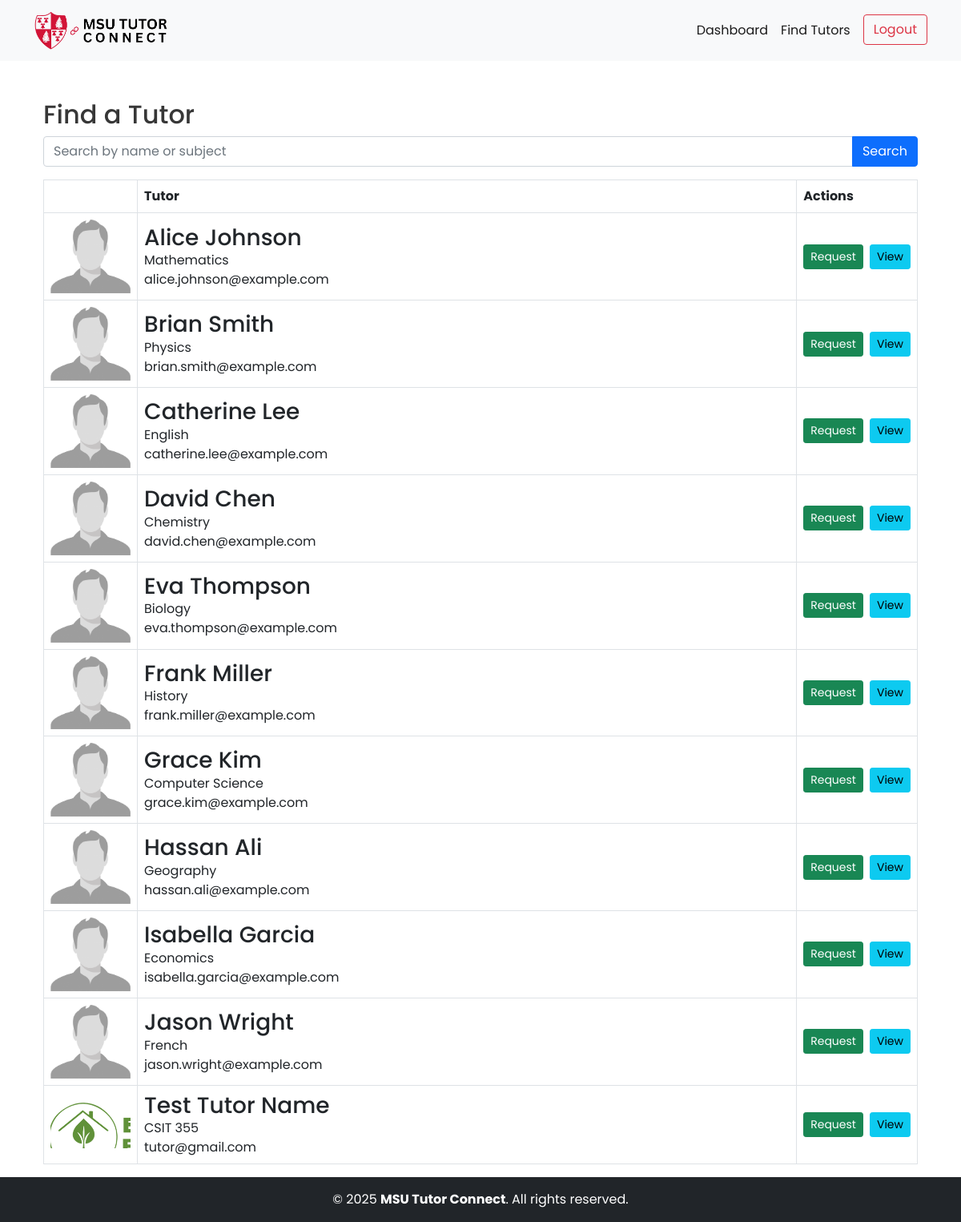
Page /find_tutor.php (signed in) on the committed database.
### tables this page shows
CREATE TABLE `tutors` (
  `tutor_id` int NOT NULL,
  `name` varchar(100) NOT NULL,
  `subject` varchar(100) NOT NULL,
  `email` varchar(100) NOT NULL,
  `bio` text NOT NULL,
  `created_at` datetime DEFAULT CURRENT_TIMESTAMP,
  `image` varchar(255) DEFAULT NULL
);

### core/Controller.php (called while the page is built, shortened)
<?php
class Controller
{
    public function view($view, $data = [])
    {
        extract($data);
        require_once "./app/views/$view.phtml";
        require_once "./app/views/layout.phtml";
    }
}

### app/controllers/StudentController.php (called while the page is built, shortened)
<?php
class StudentController extends Controller
{
    private $tutorModel;
    public function __construct()
    {
        $this->tutorModel = new TutorModel();
    }
    public function findTutor()
    {
        $query = $_GET['q'] ?? '';
        $tutors = $this->tutorModel->searchTutors($query);
        $this->view('student/find_tutor', ['tutors' => $tutors, 'query' => $query]);
    }
}

### core/Database.php (called while the page is built, shortened)
<?php
class Database
{
    private static $instance = null;
    private function __construct()
    {
        try {
            $this->pdo = new PDO(
                "mysql:host=" . DB_HOST . ";dbname=" . DB_NAME,
                DB_USER,
                DB_PASS
            );
        } catch (PDOException $e) {
            die("Database connection failed: " . $e->getMessage());
        }
    }
    public static function getDB()
    {
        if (self::$instance === null) {
            self::$instance = new Database();
        }
        return self::$instance->pdo;
    }
}

### core/Model.php (called while the page is built, shortened)
<?php
class Model
{
    public function __construct()
    {
        $this->db = Database::getDB();
    }
}

### app/models/TutorModel.php (called while the page is built, shortened)
<?php
class TutorModel extends Model
{
    public function searchTutors($query = '')
    {
        if (!empty($query)) {
            $stmt = $this->db->prepare("SELECT * FROM tutors WHERE name LIKE ? OR subject LIKE ?");
            $search = '%' . $query . '%';
            $stmt->execute([$search, $search]);
        } else {
            $stmt = $this->db->query("SELECT * FROM tutors");
        }
        return $stmt->fetchAll(PDO::FETCH_ASSOC);
    }
}

### app/views/student/find_tutor.phtml (the view, shortened to what this page needs)
<div class="container mt-5">
    <h2>Find a Tutor</h2>
    <form method="GET" action="<?= BASE_URL ?>find_tutor.php" class="mb-3">
        <div class="input-group">
            <input type="text" name="q" class="form-control" placeholder="Search by name or subject"
                value="<?= htmlspecialchars($query ?? '') ?>">
            <button class="btn btn-primary" type="submit">Search</button>
        </div>
    </form>
    <?php if (empty($tutors)): ?>
        <p>No tutors found.</p>
    <?php else: ?>
        <table class="table table-bordered">
            <thead>
                <tr>
                    <th></th>
                    <th>Tutor</th>
                    <th>Actions</th>
                </tr>
            </thead>
            <tbody>
                <?php foreach ($tutors as $tutor): ?>
                    <tr>
                        <td class="text-center tutor-img-td">
                            <?php if (!empty($tutor['image'])): ?>
                                <img src="<?= BASE_URL ?>uploads/<?= $tutor['image'] ?>" alt="Tutor Image" width="100"
                                    class="tutor-table-img">
                            <?php endif; ?>
                        </td>
                        <td class="tutor-content-td">
                            <h3 class="mb-0"><?= htmlspecialchars($tutor['name']) ?></h3>
                            <p class="mb-0"><?= htmlspecialchars($tutor['subject']) ?></p>
                            <p class="mb-0"><?= htmlspecialchars($tutor['email']) ?></p>
                        </td>
                        <td>
                            <div class="d-flex gap-2 align-items-center">
                                <a href="<?= BASE_URL ?>request_tutor.php?id=<?= $tutor['tutor_id'] ?>"
                                    class="btn btn-sm btn-success">Request</a>
                                <a href="<?= BASE_URL ?>tutor_profile.php?id=<?= $tutor['tutor_id'] ?>"
                                    class="btn btn-sm btn-info">View</a>
                            </div>
                        </td>
                    </tr>
                <?php endforeach; ?>
            </tbody>
        </table>
    <?php endif; ?>
</div>

### public/assets/css/style.css (style rules this page uses)
body { background-color: #FFFFFF; color: #373737; font-family: 'Poppins', Arial, Helvetica, sans-serif; }
table td,table th { vertical-align: middle; }
.tutor-table-img { object-fit: contain; }
.tutor-img-td { width: 120px; }
.tutor-content-td { width: 100%; }

### rows in the picture
tutors: image (picture), name "Alice Johnson", subject "Mathematics", email "alice.johnson@example.com"
tutors: image (picture), name "Brian Smith", subject "Physics", email "brian.smith@example.com"
tutors: image (picture), name "Catherine Lee", subject "English", email "catherine.lee@example.com"
tutors: image (picture), name "David Chen", subject "Chemistry", email "david.chen@example.com"
tutors: image (picture), name "Eva Thompson", subject "Biology", email "eva.thompson@example.com"
tutors: image (picture), name "Frank Miller", subject "History", email "frank.miller@example.com"
tutors: image (picture), name "Grace Kim", subject "Computer Science", email "grace.kim@example.com"
tutors: image (picture), name "Hassan Ali", subject "Geography", email "hassan.ali@example.com"
tutors: image (picture), name "Isabella Garcia", subject "Economics", email "isabella.garcia@example.com"
tutors: image (picture), name "Jason Wright", subject "French", email "jason.wright@example.com"
tutors: image (picture), name "Test Tutor Name", subject "CSIT 355", email "tutor@gmail.com"
